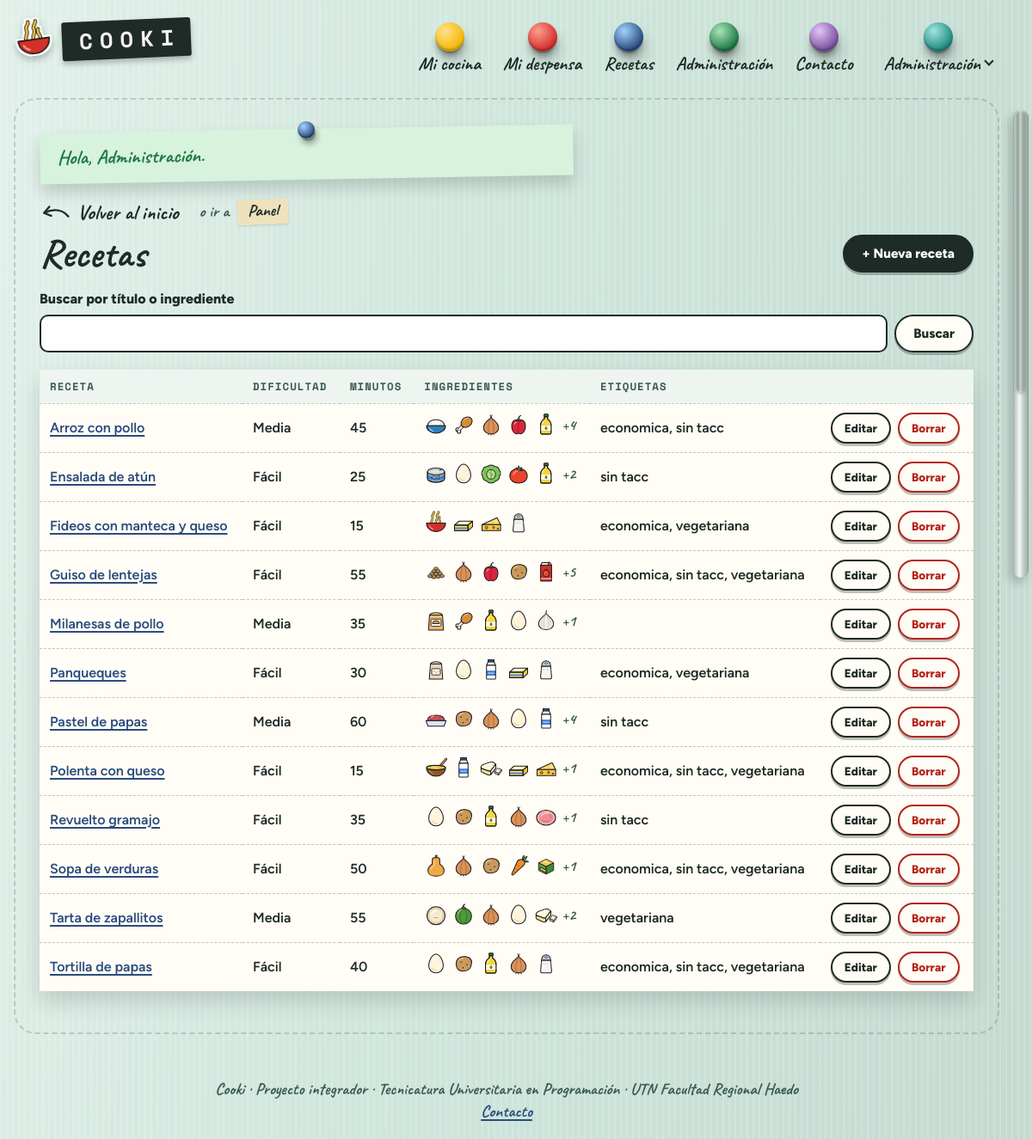
Screenshot of /admin/recetas.php (signed in) with the database file from the repository.
### tables this page shows
CREATE TABLE receta (
    id               INT UNSIGNED AUTO_INCREMENT PRIMARY KEY,
    slug             VARCHAR(120) NOT NULL UNIQUE,
    titulo           VARCHAR(150) NOT NULL,
    descripcion      TEXT         NULL,
    porciones_base   TINYINT      NOT NULL DEFAULT 4,
    minutos_prep     SMALLINT     NOT NULL,
    minutos_coccion  SMALLINT     NOT NULL DEFAULT 0,
    dificultad       TINYINT      NOT NULL,
    imagen           VARCHAR(255) NULL,
    fuente           VARCHAR(255) NULL,           
    autor_id         INT UNSIGNED NULL,           
    creado_en        DATETIME     NOT NULL DEFAULT CURRENT_TIMESTAMP,
    CONSTRAINT ck_receta_dificultad CHECK (dificultad BETWEEN 1 AND 3),
    CONSTRAINT fk_receta_autor FOREIGN KEY (autor_id) REFERENCES usuario(id) ON DELETE SET NULL
);

### src/Repositorios/RecetaRepositorio.php (called while the page is built, shortened)
<?php
final class RecetaRepositorio
{
    public function buscar(array $filtros = [], int $usuarioId = 0): array
    {
        $condiciones = [];
        $parametros = ['usuario' => $usuarioId];
        $texto = trim($filtros['q'] ?? '');
        $elegidos = array_values(array_unique(array_filter(array_map('intval', $filtros['ingredientes'] ?? []))));
        $sql = 'SELECT * FROM (' . self::SELECT_RESUMEN
            . ($condiciones ? ' WHERE ' . implode(' AND ', $condiciones) : '')
            . ' GROUP BY r.id) AS resumen'
            . (!empty($filtros['puedo']) ? ' WHERE tengo >= total' : '')
            . ' ORDER BY titulo';
        $consulta = $this->db->prepare($sql);
        $consulta->execute($parametros);
        return $consulta->fetchAll();
    }
    public static function ingredientesDeTarjeta(?string $columna): array
    {
        $lista = [];
        foreach (array_filter(explode("\n", (string) $columna)) as $renglon) {
            $lista[] = ['nombre' => substr($renglon, 1), 'tengo' => $renglon[0] === '1'];
        }
        return $lista;
    }
}

### src/bootstrap.php (called while the page is built, shortened)
<?php
spl_autoload_register(function (string $clase): void {
    $prefijo = 'Cooki\\';
    $relativa = str_replace('\\', '/', substr($clase, strlen($prefijo)));
    $archivo = __DIR__ . '/' . $relativa . '.php';
});
require_once __DIR__ . '/ayudas.php';

### src/Config.php (called while the page is built, shortened)
<?php
final class Config
{
    private static array $valores = [];
    public static function get(string $clave, string $porDefecto = ''): string
    {
        $env = getenv($clave);
        if ($env !== false && $env !== '') {
            return $env;
        }
        return self::$valores[$clave] ?? $porDefecto;
    }
}

### src/Db.php (called while the page is built, shortened)
<?php
final class Db
{
    private static ?PDO $pdo = null;
    public static function conexion(): PDO
    {
        if (self::$pdo === null) {
            $dsn = sprintf(
                'mysql:host=%s;port=%s;dbname=%s;charset=utf8mb4',
                Config::get('DB_HOST', '127.0.0.1'),
                Config::get('DB_PORT', '3306'),
                Config::get('DB_NAME', 'cooki')
            );
            self::$pdo = new PDO($dsn, Config::get('DB_USER', 'root'), Config::get('DB_PASS'), [
                PDO::ATTR_ERRMODE => PDO::ERRMODE_EXCEPTION,
                PDO::ATTR_DEFAULT_FETCH_MODE => PDO::FETCH_ASSOC,
                PDO::ATTR_EMULATE_PREPARES => false,
            ]);
        }
        return self::$pdo;
    }
}

### public/admin/recetas.php (the view, shortened to what this page needs)
<?php
require dirname(__DIR__, 2) . '/src/bootstrap.php';
$repo = new RecetaRepositorio(Db::conexion());
$busqueda = trim((string) ($_GET['q'] ?? ''));
$recetas = $repo->buscar(['q' => $busqueda]);
?>
<?= enlaceVolver('admin/index.php', 'Volver al panel', [['admin/index.php', 'Panel']]) ?>
<div class="encabezado-pagina">
  <h1>Recetas</h1>
  <a class="boton" href="<?= e(url('admin/receta-editar.php')) ?>">+ Nueva receta</a>
</div>
<form class="buscador" method="get" role="search">
  <div class="campo">
    <label for="q">Buscar por título o ingrediente</label>
    <input id="q" name="q" type="search" value="<?= e($busqueda) ?>">
  </div>
  <button class="boton boton--secundario" type="submit">Buscar</button>
</form>
<?php if ($recetas === []) : ?>
  <p class="vacio">No hay recetas<?= $busqueda !== '' ? ' que coincidan con “' . e($busqueda) . '”' : '' ?>.</p>
<?php else : ?>
  <div class="tabla-contenedor">
    <table>
      <thead>
        <tr><th>Receta</th><th>Dificultad</th><th>Minutos</th><th>Ingredientes</th><th>Etiquetas</th><th><span class="solo-lectores">Acciones</span></th></tr>
      </thead>
      <tbody>
      <?php foreach ($recetas as $r) : ?>
        <tr>
          <td><a href="<?= e(url('app/receta.php?id=' . $r['id'])) ?>"><?= e($r['titulo']) ?></a></td>
          <td><?= e(RecetaRepositorio::DIFICULTADES[(int) $r['dificultad']]) ?></td>
          <td><?= e($r['minutos']) ?></td>
          <td>
            <?php $dibujos = RecetaRepositorio::ingredientesDeTarjeta($r['ingredientes'] ?? null); ?>
            <span class="dibujos-fila" title="<?= e(implode(', ', array_column($dibujos, 'nombre'))) ?>">
              <?php foreach (array_slice($dibujos, 0, 5) as $ing) : ?>
                <img src="<?= e(iconoIngrediente($ing['nombre'])) ?>" alt="<?= e($ing['nombre']) ?>" width="28" height="28">
              <?php endforeach; ?>
              <?= count($dibujos) > 5 ? '<small>+' . (count($dibujos) - 5) . '</small>' : '' ?>
            </span>
          </td>
          <td><?= e(str_replace('_', ' ', (string) $r['etiquetas'])) ?></td>
          <td>
            <div class="acciones">
              <a class="boton boton--secundario boton--chico" href="<?= e(url('admin/receta-editar.php?id=' . $r['id'])) ?>">Editar</a>
              <form method="post" data-confirmar="¿Borrar la receta “<?= e($r['titulo']) ?>”? No se puede deshacer.">
                <button class="boton boton--peligro boton--chico" type="submit">Borrar</button>
              </form>
            </div>
          </td>
        </tr>
      <?php endforeach; ?>
      </tbody>
    </table>
  </div>
<?php endif; ?>

### rows the page displays
receta: titulo "Arroz con pollo", dificultad "Media", minutos "45", count($dibujos) - 5 "4", etiquetas "economica, sin tacc"
receta: titulo "Ensalada de atún", dificultad "Fácil", minutos "25", count($dibujos) - 5 "2", etiquetas "sin tacc"
receta: titulo "Fideos con manteca y queso", dificultad "Fácil", minutos "15", etiquetas "economica, vegetariana"
receta: titulo "Guiso de lentejas", dificultad "Fácil", minutos "55", count($dibujos) - 5 "5", etiquetas "economica, sin tacc, vegetariana"
receta: titulo "Milanesas de pollo", dificultad "Media", minutos "35", count($dibujos) - 5 "1"
receta: titulo "Panqueques", dificultad "Fácil", minutos "30", etiquetas "economica, vegetariana"
receta: titulo "Pastel de papas", dificultad "Media", minutos "60", count($dibujos) - 5 "4", etiquetas "sin tacc"
receta: titulo "Polenta con queso", dificultad "Fácil", minutos "15", count($dibujos) - 5 "1", etiquetas "economica, sin tacc, vegetariana"
receta: titulo "Revuelto gramajo", dificultad "Fácil", minutos "35", count($dibujos) - 5 "1", etiquetas "sin tacc"
receta: titulo "Sopa de verduras", dificultad "Fácil", minutos "50", count($dibujos) - 5 "1", etiquetas "economica, sin tacc, vegetariana"
receta: titulo "Tarta de zapallitos", dificultad "Media", minutos "55", count($dibujos) - 5 "2", etiquetas "vegetariana"
receta: titulo "Tortilla de papas", dificultad "Fácil", minutos "40", etiquetas "economica, sin tacc, vegetariana"

### other values shown
$letra "C"
$letra "O"
$letra "K"
$letra "I"
$texto "Mi cocina"
$texto "Mi despensa"
$texto "Recetas"
$texto "Administración"
$texto "Contacto"
explode(' ', $usuario['nombre'])[0] "Administración"
$aviso['mensaje'] "Hola, Administración."
$anterior !== null ? textoVolver($anterior['nombre']) : $texto "Volver al inicio"
$textoAtajo "Panel"
